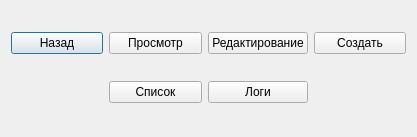
<?xml version="1.0" encoding="UTF-8"?>
<ui version="4.0">
 <class>Choose</class>
 <widget class="QDialog" name="Choose">
  <property name="geometry">
   <rect>
    <x>0</x>
    <y>0</y>
    <width>417</width>
    <height>137</height>
   </rect>
  </property>
  <property name="windowTitle">
   <string>Dialog</string>
  </property>
  <layout class="QGridLayout" name="gridLayout">
   <item row="0" column="2">
    <widget class="QPushButton" name="back">
     <property name="text">
      <string>Назад</string>
     </property>
    </widget>
   </item>
   <item row="0" column="4">
    <widget class="QPushButton" name="edit">
     <property name="text">
      <string>Редактирование</string>
     </property>
    </widget>
   </item>
   <item row="0" column="5">
    <widget class="QPushButton" name="create">
     <property name="text">
      <string>Создать</string>
     </property>
    </widget>
   </item>
   <item row="0" column="3">
    <widget class="QPushButton" name="open">
     <property name="text">
      <string>Просмотр</string>
     </property>
    </widget>
   </item>
   <item row="1" column="4">
    <widget class="QPushButton" name="logi">
     <property name="text">
      <string>Логи</string>
     </property>
    </widget>
   </item>
   <item row="1" column="3">
    <widget class="QPushButton" name="spisok">
     <property name="text">
      <string>Список</string>
     </property>
    </widget>
   </item>
  </layout>
 </widget>
 <resources/>
 <connections/>
</ui>
